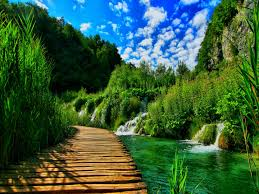
#> input picture test_images/clouds 2.jpg, 259 x 194 px, given in place of green.jpg, which was not available; the run also reads 2 pictures not shown here
$ python 'texture_transformationsRGB 2.py'
#> lines starting #> are read from the running program, lines starting #| are printed output that depends on the picture; pictures that were not available may be replaced by others from this repository, and a replacement may not be noted
import cv2
import numpy as np
from numpy import *
from scipy import *
import matplotlib.pyplot as plt

# Hyperparameters for image transformations
kernel_size = (10,10) 												#parameters for blurring an image done by im_blur
weights = (0.5,0.5)  												#parameters for blending an image done by im_blend
translation_matrix = np.float32([[1,0,50],[0,1,50]]) 				#parameters for translating an image done by im_translate
degree_of_rotation = 90                               				#parameter for rotating an image by a given angle done by im_rotate

pts1_aff = np.float32([[20,20],[50,20],[35,80]])
pts2_aff = np.float32([[20,20],[50,20],[35,80]])
points_aff = (pts1_aff,pts2_aff)									#parameters for doing an affine transform done by affine_transform

pts1_psp = np.float32([[20,20],[50,20],[35,80],[60,90]])
pts2_psp = np.float32([[0,0],[300,0],[0,300],[300,300]])			#parameters for doing a perspective transform done by perspective_transform
points_psp = (pts1_psp,pts2_psp)


def im_blur(im,kernel_size):
	return cv2.blur(im,kernel_size)

def im_blend(im1,im2,weights):
	return cv2.addWeighted(im1, weights[0], im2, weights[1], 0)

# [16 lines left out: functions im_translate, im_rotate, affine_transform, not called in this run]

def perspective_transform(im,points_psp):
	rows,cols, _ = im.shape					# Used for real world 3D images
	perspective_transform_matrix = cv2.getPerspectiveTransform(points_psp[0],points_psp[1])
	dst = cv2.warpPerspective(im,perspective_transform_matrix,(256,256))
	return dst

## Composite image transformations

## Do an image translation and rotate it
# [14 lines left out: functions translate_rotate, affine_perspective, not called in this run]


def display_blur(im):
	cv2.imshow('blurred image',im_blur(im,kernel_size))

def display_blend(im1,im2):
	cv2.imshow('Blended images',im_blend(im1,im2,weights))

def display_translation(im):
	cv2.imshow('Translated', im_translate(im,translation_matrix))

def display_rotation(im):
	cv2.imshow('Rotated', im_rotate(im,degree_of_rotation))

def display_affine_transformation(im):
	cv2.imshow('Affine transform', affine_transform(im,points_aff))

def display_perspective_transformation(im):
	cv2.imshow('Perspective transform', perspective_transform(im,points_psp))

def display_translate_rotate(im):
	cv2.imshow("Translation Rotation", translate_rotate(im))

def display_affine_perspective(im):
	cv2.imshow("Affine perspective",affine_perspective(im))

im1 = cv2.imread('test_images/green.jpg')
#> im1 is the input picture: shape (194, 259, 3); mean B, G, R 61.5, 93.3, 57.2
im2 = cv2.imread('test_images/icy.jpg')
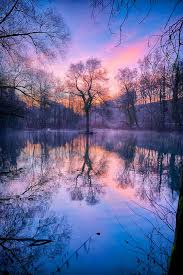
#> input picture test_images/icy.jpg, 183 x 275 px
#> im2 is the input picture: shape (275, 183, 3); mean B, G, R 151.7, 103.9, 101.8
im3 = cv2.imread('test_images/clouds.jpg')
im4 = cv2.imread('test_images/lake.jpg')

w1,h1,_ = im1.shape
#> w1 = 194; h1 = 259
w2,h2,_ = im2.shape
#> w2 = 275; h2 = 183
w3,h3,_ = im3.shape
#> w3 = 194; h3 = 259
w4,h4,_ = im4.shape
#> w4 = 194; h4 = 259
# [4 lines of commented-out code are left out]
im1 = cv2.resize(im1,(256,256))
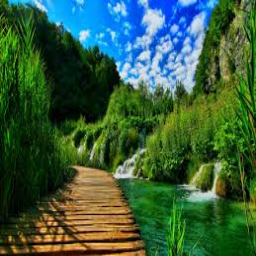
#> im1: shape (256, 256, 3); mean B, G, R 61.4, 93.1, 57.1
im2 = cv2.resize(im2,(256,256))
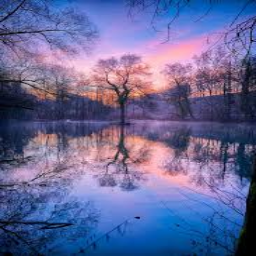
#> im2: shape (256, 256, 3); mean B, G, R 151.5, 103.8, 101.7
im3 = cv2.resize(im3,(256,256))
im4 = cv2.resize(im4,(256,256))

w1,h1,_ = im1.shape
#> w1 = 256; h1 = 256
w2,h2,_ = im2.shape
#> w2 = 256; h2 = 256
w3,h3,_ = im3.shape
#> w3 = 256; h3 = 256
w4,h4,_ = im4.shape
#> w4 = 256
# [4 lines of commented-out code are left out]

p1 = np.float32([[random.randint(20,25),random.randint(20,25)],[random.randint(50,55),random.randint(20,25)],[random.randint(35,40),random.randint(80,90)]])
p2 = np.float32([[random.randint(20,25),random.randint(20,25)],[random.randint(50,55),random.randint(20,25)],[random.randint(35,40),random.randint(80,90)]])
p3 = np.float32([[0,0],[random.randint(50,100),0],[0,random.randint(50,100)],[random.randint(50,100),random.randint(50,100)]])
p4 = np.float32([[0,0],[random.randint(50,100),0],[0,random.randint(50,100)],[random.randint(50,100),random.randint(50,100)]])
# [71 lines of commented-out code are left out]

psp1 = perspective_transform(im1, (p3,p4))
#> in perspective_transform, `perspective_transform_matrix = cv2.getPerspectiveTransform(points_psp[..`: perspective_transform_matrix = [[2.56, 5.67e-17, -2.86e-15], [-4.84e-16, 2.29, -7.16e-15], [0.0189, 0.00424, 1]]
#> in perspective_transform, `dst = cv2.warpPerspective(im,perspective_transform_matrix,(256,256))`:
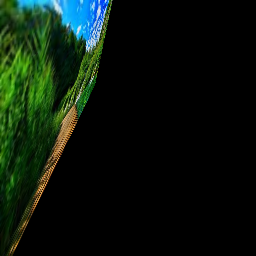
#> dst: shape (256, 256, 3); mean B, G, R 11.9, 21.8, 10.4
cv2.imwrite("transforms_rgb/green_psp.png", psp1)

psp2 = perspective_transform(im2, (p3,p4))
#> in perspective_transform (call 2), `dst = cv2.warpPerspective(im,perspective_transform_matrix,(256,256))`:
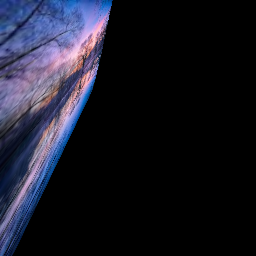
#> dst: shape (256, 256, 3); mean B, G, R 37.5, 25.5, 24.8
cv2.imwrite("transforms_rgb/icy_psp.png", psp2)

psp3 = perspective_transform(im3, (p3,p4))
cv2.imwrite("transforms_rgb/clouds_psp.png", psp3)

psp4 = perspective_transform(im4, (p3,p4))
cv2.imwrite("transforms_rgb/lake_psp.png", psp4)
# [9 lines of commented-out code are left out]
